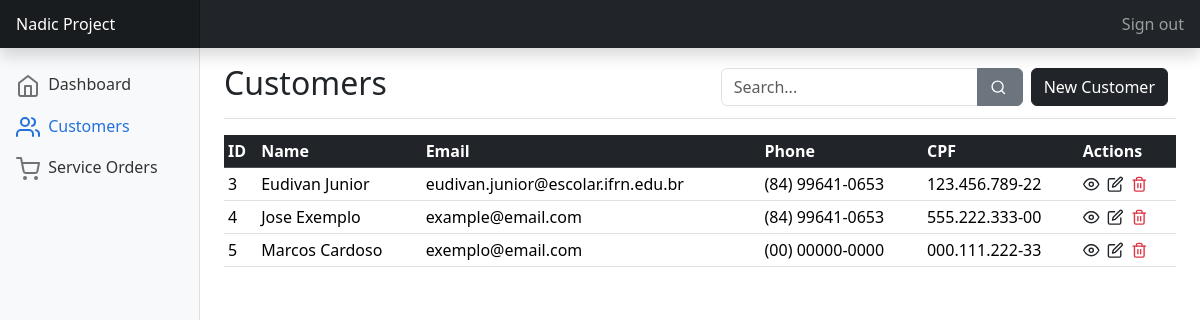
Before: /crm/customers/ (signed in) with the older database file.
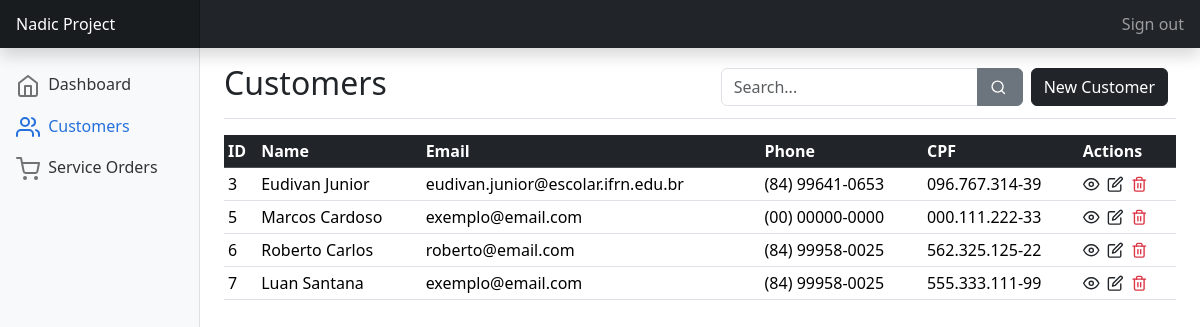
After: the same page with the newer database file.
### crm/models.py (models this page shows)
class Customer(models.Model):
    first_name = models.CharField(max_length=50)
    last_name = models.CharField(max_length=50)
    email = models.EmailField()
    phone = models.CharField(max_length=20)
    address = models.CharField(max_length=200)
    cpf = models.CharField(max_length=11, unique=True)
    created_at = models.DateTimeField(auto_now_add=True)
    def __str__(self) -> str:
        return f"{self.first_name} {self.last_name}"
    def get_absolute_url(self):
        return reverse('detail_customer', kwargs={'pk': self.pk})

### crm/view/customers.py (the view)
# urls.py: path('customers/', Customer_ListView.as_view(), name='customers'),
class Customer_ListView(ViewBase, ListView):
    template_name = "customers/list.html"
    context_object_name = 'customers'
    def get_queryset(self):
        search_query = self.request.GET.get('search_query')
        if search_query:
            return Customer.objects.filter(Q(first_name__icontains=search_query) |
                                           Q(last_name__icontains=search_query) |
                                           Q(cpf__icontains=search_query))
        return super().get_queryset()

### crm/templatetags/custom_filters.py (called while the page is built)
@register.filter(name='phone_format')
def phone_format(phone):
    if len(phone) == 11:
        return f'({phone[0:2]}) {phone[2:7]}-{phone[7:11]}'
    else:
        return phone  # Se o número de telefone não estiver no formato esperado, retorne como está

@register.filter(name='cpf_format')
def cpf_format(cpf):
    return f'{cpf[0:3]}.{cpf[3:6]}.{cpf[6:9]}-{cpf[9:11]}'

### crm/view/base.py (called while the page is built)
    def get_context_data(self, **kwargs):
        context = super().get_context_data(**kwargs)
        context["active_page"] = self.active_page
        return context

### crm/templates/customers/list.html (shortened to what this page needs)
{% extends "../utils/base.html" %}
{% load static %}
{% load custom_filters %}
{% block main %}
    <div class="d-flex justify-content-between flex-wrap flex-md-nowrap align-items-center pt-3 pb-2 mb-3 border-bottom">
        <h1 class="h2">Customers</h1>
        <div class="d-flex">
            <form method="get">
                <div class="input-group">
                    <input name="search_query" type="text" class="form-control" placeholder="Search..." aria-label="Search input">
                    <button class="btn btn-secondary" type="submit">
                    </button>
                </div>
            </form>
            <a href="{% url 'create_customer' %}" class="btn btn-dark mx-2">New Customer</a>
        </div>
    </div>
    <div class="table-responsive mb-3" style="height: calc(100vh - 160px);">
        <table class="table table-sm table-hover">
            <thead class="table-dark">
                <tr>
                    <th scope="col">ID</th>
                    <th scope="col">Name</th>
                    <th scope="col">Email</th>
                    <th scope="col">Phone</th>
                    <th scope="col">CPF</th>
                    <th scope="col">Actions</th>
                </tr>
            </thead>
            <tbody>
                {% for customer in customers %}
                    <tr>
                        <td>{{customer.id}}</td>
                        <td>{{customer}}</td>
                        <td>{{customer.email}}</td>
                        <td>{{ customer.phone|phone_format }}</td>
                        <td>{{ customer.cpf|cpf_format }}</td>
                        <td>
                            <a href="{{customer.get_absolute_url}}" class="link-dark text-decoration-none">
                                <svg xmlns="http://www.w3.org/2000/svg" width="20" height="20" viewBox="0 0 29 29" fill="none" stroke="currentColor" stroke-width="2" stroke-linecap="round" stroke-linejoin="round" class="feather feather-eye">
                                    <path d="M1 12s4-8 11-8 11 8 11 8-4 8-11 8-11-8-11-8z"></path>
                                    <circle cx="12" cy="12" r="3"></circle>
                                </svg>
                            </a>
                            <a href="{% url 'update_customer' pk=customer.id %}" class="link-dark text-decoration-none">
                            </a>
                            <a href="{% url 'delete_customer' pk=customer.id %}" class="link-danger text-decoration-none">
                            </a>
                        </td>
                    </tr>
                {% endfor %}
            </tbody>
        </table>
    </div>
{% endblock main %}

Changed rows visible on the page:
removed Customer: id "4", first_name+last_name "Jose Exemplo", email "example@email.com", phone "(84) 99641-0653", cpf|cpf_format "555.222.333-00"
changed Customer "Eudivan Junior": cpf|cpf_format "123.456.789-22" → "096.767.314-39"
added Customer: id "6", first_name+last_name "Roberto Carlos", email "roberto@email.com", phone "(84) 99958-0025", cpf|cpf_format "562.325.125-22"
added Customer: id "7", first_name+last_name "Luan Santana", email "exemplo@email.com", phone "(84) 99958-0025", cpf|cpf_format "555.333.111-99"
